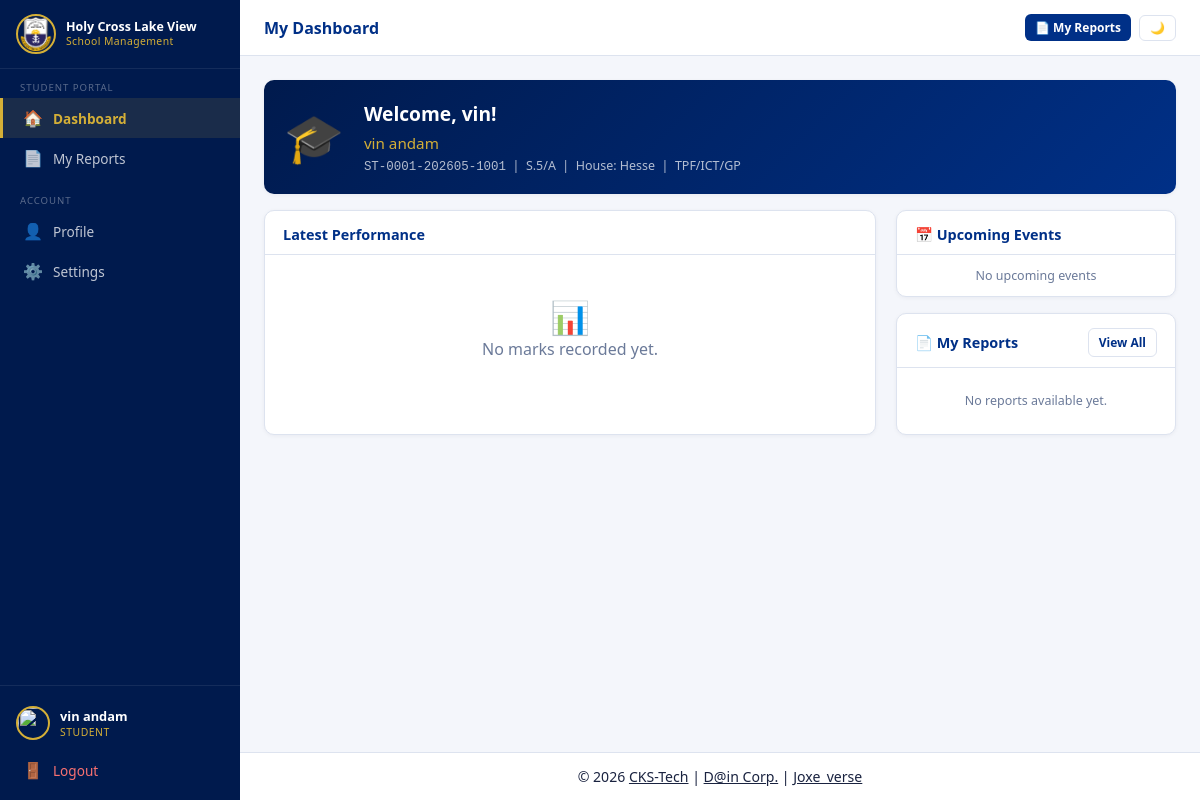
The page /student/dashboard (signed in) on the database its author committed.
### tables this page shows
CREATE TABLE users (
            id          INTEGER PRIMARY KEY AUTOINCREMENT,
            username    TEXT UNIQUE NOT NULL,
            password    TEXT NOT NULL,
            role        TEXT NOT NULL,
            full_name   TEXT NOT NULL,
            email       TEXT DEFAULT '',
            phone       TEXT DEFAULT '',
            profile_pic TEXT DEFAULT 'default.png',
            permissions TEXT DEFAULT '{}',
            created_at  TIMESTAMP DEFAULT CURRENT_TIMESTAMP
        , first_name TEXT DEFAULT '', last_name TEXT DEFAULT '', other_names TEXT DEFAULT '');

CREATE TABLE students (
            id              INTEGER PRIMARY KEY AUTOINCREMENT,
            user_id         INTEGER REFERENCES users(id) ON DELETE CASCADE,
            student_no      TEXT UNIQUE NOT NULL,
            school_pay_no   TEXT DEFAULT '',
            class_id        INTEGER REFERENCES classes(id) ON DELETE SET NULL,
            combination     TEXT DEFAULT '',
            house           TEXT DEFAULT '',
            uce_results     TEXT DEFAULT '',
            enrollment_year INTEGER,
            gender          TEXT DEFAULT ''
        );

CREATE TABLE classes (
            id               INTEGER PRIMARY KEY AUTOINCREMENT,
            name             TEXT NOT NULL,
            stream           TEXT DEFAULT '',
            class_teacher_id INTEGER REFERENCES users(id) ON DELETE SET NULL
        );

### app.py (the view, shortened to what this page needs)
@app.route('/student/dashboard')
@login_required
def student_dashboard():
    if session['role'] not in ('student', 'admin'):
        return redirect(url_for('home'))
    conn    = get_db()
    uid     = session['user_id']
    student = conn.execute(
        "SELECT s.*, u.first_name, u.last_name, u.other_names, u.full_name, u.profile_pic, c.name as class_name, c.stream "
        "FROM students s JOIN users u ON s.user_id=u.id "
        "LEFT JOIN classes c ON s.class_id=c.id WHERE s.user_id=?", (uid,)
    ).fetchone()
    if not student:
        conn.close()
        return render_template('student/no_profile.html')
    reports = conn.execute(
        "SELECT * FROM reports WHERE student_id=? ORDER BY year DESC, term DESC, report_type LIMIT 10",
        (student['id'],)
    ).fetchall()
    latest  = conn.execute(
        "SELECT term, year FROM marks WHERE student_id=? ORDER BY year DESC, term DESC LIMIT 1",
        (student['id'],)
    ).fetchone()
    summary = []
    today    = date.today().isoformat()
    upcoming = conn.execute(
        "SELECT * FROM events WHERE event_date >= ? ORDER BY event_date LIMIT 5", (today,)
    ).fetchall()
    conn.close()
    return render_template('student/dashboard.html',
                           student=student, reports=reports,
                           summary=summary, latest=latest, upcoming=upcoming)

### app.py (called while the page is built)
def get_db():
    conn = sqlite3.connect(DATABASE)
    conn.row_factory = sqlite3.Row
    conn.execute("PRAGMA foreign_keys = ON")
    return conn

def login_required(f):
    @wraps(f)
    def deco(*a, **kw):
        if 'user_id' not in session:
            return redirect(url_for('login'))
        return f(*a, **kw)
    return deco

@app.context_processor
def inject_globals():
    return {
        'current_year': datetime.now().year,
        'school_name':  'Holy Cross Lake View SSS',
        'houses':       HOUSES,
    }

### templates/student/dashboard.html (shortened to what this page needs)
{% extends "base.html" %}
{% block page_title %}My Dashboard{% endblock %}
{% block topbar_actions %}
  <a href="{{ url_for('student_reports') }}" class="btn btn-primary btn-sm">📄 My Reports</a>
{% endblock %}
{% block content %}
<div class="card mb-3" style="background:linear-gradient(135deg,#001a4d,#003087);border:none">
  <div class="card-body d-flex align-items-center gap-2" style="padding:20px;gap:20px">
    <div style="font-size:3rem">🎓</div>
    <div>
      <div style="color:#fff;font-size:1.2rem;font-weight:700">Welcome, {{ student.first_name or student.full_name.split(' ')[0] }}!</div>
      <div style="color:#D4AF37;font-size:.95rem; margin-top:.35rem">{{ student.full_name }}</div>
      <div style="color:rgba(255,255,255,.7);font-size:.78rem;margin-top:4px">
        <span style="font-family:monospace">{{ student.student_no }}</span> &nbsp;|&nbsp;
        {{ student.class_name or '' }}{% if student.stream %}/{{ student.stream }}{% endif %}
        {% if student.house %} &nbsp;|&nbsp; House: {{ student.house }}{% endif %}
        {% if student.combination %} &nbsp;|&nbsp; {{ student.combination }}{% endif %}
      </div>
    </div>
  </div>
</div>
<div class="dashboard-grid">
  <div class="card">
    <div class="card-header">
      <span class="card-header-title">
        Latest Performance
      </span>
    </div>
    {% if summary %}
    <div style="overflow-x:auto">
      <table class="table">
        <thead><tr><th>Subject / Paper</th><th>Exam</th><th>Score</th><th>Grade</th></tr></thead>
        <tbody>
          {% for row in summary %}
          {% set score = row.score %}
          {% if score is not none %}
            {% if score >= 80 %}{% set g = 'A' %}
            {% elif score >= 70 %}{% set g = 'B' %}
            {% elif score >= 55 %}{% set g = 'C' %}
            {% elif score >= 45 %}{% set g = 'D' %}
            {% elif score >= 35 %}{% set g = 'E' %}
            {% else %}{% set g = 'O' %}{% endif %}
          {% else %}{% set g = 'X' %}{% endif %}
          <tr>
            <td>{{ row.subject_name }} <span class="small text-muted">({{ row.paper_code }})</span></td>
            <td><span class="badge badge-gray">{{ row.exam_type }}</span></td>
            <td>{{ '%.1f'|format(score) if score is not none else '—' }}</td>
            <td><span class="badge grade-{{ g }}">{{ g }}</span></td>
          </tr>
          {% endfor %}
        </tbody>
      </table>
    </div>
    {% else %}
    <div class="card-body text-center text-muted" style="padding:40px">
      <div style="font-size:2rem">📊</div>
      <div>No marks recorded yet.</div>
    </div>
    {% endif %}
  </div>
  <div>
        <div class="card mb-3">
      <div class="card-header"><span class="card-header-title">📅 Upcoming Events</span></div>
      <div class="card-body" style="padding:12px 14px">
        {% if upcoming %}
          {% for e in upcoming %}
          <div class="event-item" style="display:flex;gap:10px;align-items:flex-start;margin-bottom:10px;padding-bottom:8px;border-bottom:1px solid var(--border)">
            <span class="event-dot" style="display:inline-block;width:8px;height:8px;border-radius:50%;background:var(--gold);margin-top:6px;flex-shrink:0"></span>
            <div>
              <div style="font-weight:600;font-size:.9rem">{{ e.title }}</div>
              <div class="small text-muted">{{ e.event_date }}{% if e.description %} – {{ e.description }}{% endif %}</div>
            </div>
          </div>
          {% endfor %}
        {% else %}
          <p class="text-muted small text-center" style="margin:0">No upcoming events</p>
        {% endif %}
      </div>
    </div>
    <div class="card">
      <div class="card-header">
        <span class="card-header-title">📄 My Reports</span>
        <a href="{{ url_for('student_reports') }}" class="btn btn-sm btn-outline">View All</a>
      </div>
      <div class="card-body" style="padding:12px 14px">
        {% for r in reports[:5] %}
        <div class="event-item">
          <span class="event-dot"></span>
          <div>
            <div class="event-title">Term {{ r.term }}, {{ r.year }}</div>
            <div class="event-date">{{ r.generated_at[:10] }}</div>
          </div>
          {% if r.file_path %}
          <a href="{{ url_for('serve_report', filename=r.file_path) }}" target="_blank" class="btn btn-xs btn-success ms-auto">🖼️</a>
          {% endif %}
        </div>
        {% else %}
        <p class="text-muted small text-center">No reports available yet.</p>
        {% endfor %}
      </div>
    </div>
  </div>
</div>
{% endblock %}

### templates/base.html (shortened to what this page needs)
<!DOCTYPE html>
<html lang="en">
<head>
  <link rel="stylesheet" href="{{ url_for('static', filename='css/style.css') }}">
</head>
<body>
{% if session.user_id %}
<aside class="sidebar">
  <a class="sidebar-brand" href="{{ url_for('home') }}">
    <img src="{{ url_for('static', filename='images/logo.png') }}" alt="HCLV Logo">
    <div class="sidebar-brand-text">
      <div class="sidebar-brand-title">Holy Cross Lake View</div>
      <div class="sidebar-brand-sub">School Management</div>
    </div>
  </a>
  {% set role = session.get('role') %}
  {% if role == 'student' %}
  <div class="sidebar-section">
    <div class="sidebar-section-title">Student Portal</div>
    <a href="{{ url_for('student_dashboard') }}" class="nav-link-sidebar {% if request.endpoint=='student_dashboard' %}active{% endif %}">
      <span class="icon">🏠</span> Dashboard
    </a>
    <a href="{{ url_for('student_reports') }}" class="nav-link-sidebar {% if 'report' in request.endpoint %}active{% endif %}">
      <span class="icon">📄</span> My Reports
    </a>
  </div>
  {% endif %}
  <div class="sidebar-section">
    <div class="sidebar-section-title">Account</div>
    <a href="{{ url_for('profile') }}" class="nav-link-sidebar {% if request.endpoint=='profile' %}active{% endif %}">
      <span class="icon">👤</span> Profile
    </a>
    <a href="{{ url_for('settings') }}" class="nav-link-sidebar {% if request.endpoint=='settings' %}active{% endif %}">
      <span class="icon">⚙️</span> Settings
    </a>
  </div>
  <div class="sidebar-bottom">
    <div class="sidebar-user">
      {% set pic = session.get('profile_pic', 'default.png') %}
      <img src="{% if pic and pic != 'default.png' %}{{ url_for('static', filename='uploads/' + pic) }}{% else %}{{ url_for('static', filename='images/logo.png') }}{% endif %}" alt="">
      <div>
        <div class="sidebar-user-name">{{ session.get('full_name', 'User') }}</div>
        <div class="sidebar-user-role">{{ session.get('role', '') }}</div>
      </div>
    </div>
    <a href="{{ url_for('logout') }}" class="nav-link-sidebar" style="color:#f87171">
      <span class="icon">🚪</span> Logout
    </a>
  </div>
</aside>
<div class="main-wrapper">
  <header class="topbar">
    <div class="topbar-title">{% block page_title %}{% endblock %}</div>
    <div class="topbar-actions">{% block topbar_actions %}{% endblock %}
      <button id="theme-toggle" class="btn btn-outline btn-sm" title="Toggle theme">🌙</button>
    </div>
  </header>
  <main class="page-body">
    {% block content %}{% endblock %}
  </main>
  <footer class="site-footer">
    © {{ current_year }} <a href="mailto:kephache55@gmail.com">CKS-Tech</a> | <a href="mailto:ellaish27@gmail.com">D@in Corp.</a> |
    <a href="mailto:piusprince806@gmail.com">Joxe_verse</a>
  </footer>
</div>
{% else %}
{% block content_nolayout %}{% endblock %}
{% endif %}
</body>
</html>

### static/css/style.css (style rules this page uses)
:root { --navy: #003087; --navy-dark: #001a4d; --navy-light: #1a4a99; --gold: #D4AF37; --gold-light: #f0d060; --sidebar-w: 240px; --topbar-h: 56px; --white: #ffffff; --light: #f4f6fb; --border: #dde3ef; --text-muted: #6b7a99; }
*, *::before, *::after { box-sizing: border-box; }
body { margin: 0; font-family: 'Segoe UI', system-ui, -apple-system, sans-serif; background: var(--light); color: #1a2340; }
.sidebar { position: fixed; top: 0; left: 0; width: var(--sidebar-w); height: 100vh; background: var(--navy-dark); display: flex; flex-direction: column; z-index: 1000; overflow-y: auto; transition: transform .25s ease; }
.sidebar-brand { display: flex; align-items: center; gap: 10px; padding: 14px 16px; border-bottom: 1px solid rgba(255,255,255,.08); text-decoration: none; }
.sidebar-brand img { width: 40px; height: 40px; border-radius: 50%; object-fit: cover; border: 2px solid var(--gold); }
.sidebar-brand-text { flex: 1; min-width: 0; }
.sidebar-brand-title { font-size: .78rem; font-weight: 700; color: var(--white); line-height: 1.2; white-space: nowrap; overflow: hidden; text-overflow: ellipsis; }
.sidebar-brand-sub { font-size: .65rem; color: var(--gold); letter-spacing: .04em; }
.sidebar-section { padding: 8px 0 4px; }
.sidebar-section-title { font-size: .6rem; text-transform: uppercase; letter-spacing: .1em; color: rgba(255,255,255,.35); padding: 4px 20px; }
.nav-link-sidebar { display: flex; align-items: center; gap: 10px; padding: 9px 20px; color: rgba(255,255,255,.75); text-decoration: none; font-size: .85rem; border-left: 3px solid transparent; transition: background .15s, color .15s, border-color .15s; }
.nav-link-sidebar.active { background: rgba(212,175,55,.12); color: var(--gold); border-left-color: var(--gold); font-weight: 600; }
.nav-link-sidebar .icon { font-size: 1rem; width: 20px; text-align: center; }
.sidebar-bottom { margin-top: auto; border-top: 1px solid rgba(255,255,255,.08); padding: 10px 0; }
.sidebar-user { display: flex; align-items: center; gap: 10px; padding: 10px 16px; }
.sidebar-user img { width: 34px; height: 34px; border-radius: 50%; object-fit: cover; border: 2px solid var(--gold); }
.sidebar-user-name { font-size: .8rem; font-weight: 600; color: var(--white); white-space: nowrap; overflow: hidden; text-overflow: ellipsis; max-width: 130px; }
.sidebar-user-role { font-size: .65rem; color: var(--gold); text-transform: uppercase; letter-spacing: .05em; }
.main-wrapper { margin-left: var(--sidebar-w); min-height: 100vh; display: flex; flex-direction: column; }
.topbar { height: var(--topbar-h); background: var(--white); border-bottom: 1px solid var(--border); display: flex; align-items: center; padding: 0 24px; gap: 14px; position: sticky; top: 0; z-index: 500; }
.topbar-title { font-size: 1rem; font-weight: 600; color: var(--navy); flex: 1; }
.topbar-actions { display: flex; align-items: center; gap: 8px; }
.page-body { padding: 24px; flex: 1; }
.site-footer { padding: 14px 24px; text-align: center; font-size: .88rem; color: var(--muted); background: var(--white); border-top: 1px solid var(--border); }
.site-footer a { color: inherit; text-decoration: underline; }
.card { background: var(--white); border: 1px solid var(--border); border-radius: 10px; box-shadow: 0 1px 4px rgba(0,0,50,.05); }
.card-header { padding: 14px 18px 10px; border-bottom: 1px solid var(--border); display: flex; align-items: center; justify-content: space-between; gap: 8px; }
.card-header-title { font-size: .9rem; font-weight: 600; color: var(--navy); margin: 0; }
.card-body { padding: 18px; }
.btn { display: inline-flex; align-items: center; gap: 6px; padding: 8px 16px; border-radius: 6px; font-size: .83rem; font-weight: 600; cursor: pointer; border: none; text-decoration: none; transition: opacity .15s, transform .1s; }
.btn-primary { background: var(--navy); color: white; }
.btn-outline { background: transparent; border: 1px solid var(--border); color: var(--navy); }
.btn-sm { padding: 5px 10px; font-size: .75rem; }
.text-muted { color: var(--text-muted); }
.gap-2 { gap: 8px; }
.d-flex { display: flex; }
.align-items-center { align-items: center; }
.mb-3 { margin-bottom: 16px; }
.text-center { text-align: center; }
.small { font-size: .78rem; }
.dashboard-grid { display: grid; grid-template-columns: 1fr 280px; gap: 20px; }

### rows shown on the page
users: get "vin andam", get "STUDENT", first_name "vin", full_name "vin andam"
students: student_no "ST-0001-202605-1001", house "Hesse", combination "TPF/ICT/GP"
classes: name "S.5", stream "A"
